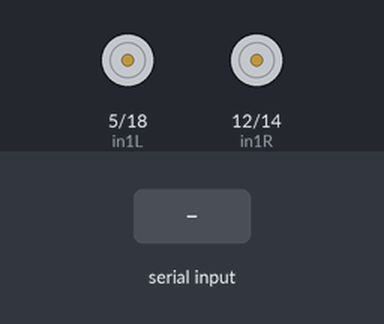
The sketch below on a simulated ESP32. Parts: motor-driver pin pairs drawn as motors (green arrow = first pin HIGH = forward, orange = second pin HIGH = backward, longer = more drive, scaled by the enable pin). Inputs (shaded band) come from the test bench. I2S audio is not simulated (input reads silence); what the sketch prints to the serial monitor is not drawn.

Above: at 1.2 s.
1.3 s: "FORWARD\n" received over Serial
At 2.2 s:
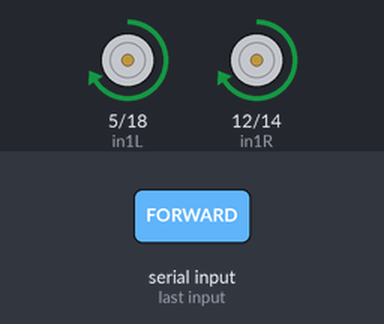
2.8 s: "BACKWARD\n" received over Serial
At 3.3 s:
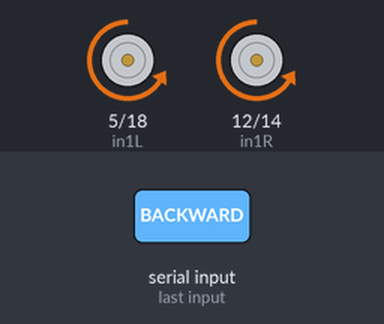
4.3 s: "LEFT\n" received over Serial
At 5.5 s:
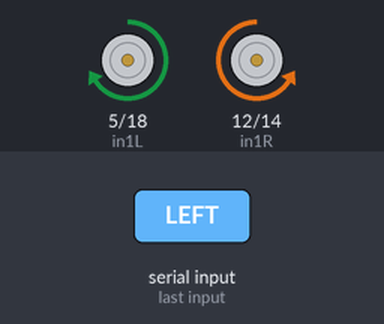
5.8 s: "RIGHT\n" received over Serial
At 6.8 s:
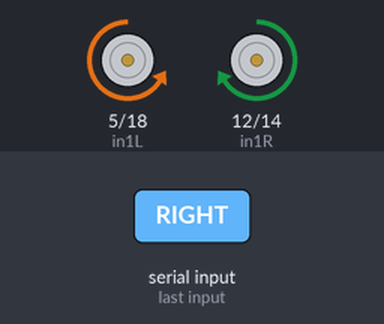
7.3 s: "F\n" received over Serial
At 8.0 s:
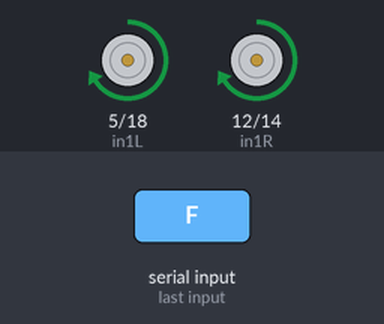
8.8 s: "B\n" received over Serial
At 9.1 s:
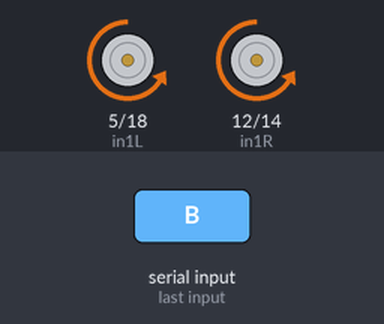
Timing chart, 0 to 11.3 s (numbered marks = the images above; inputs shaded):
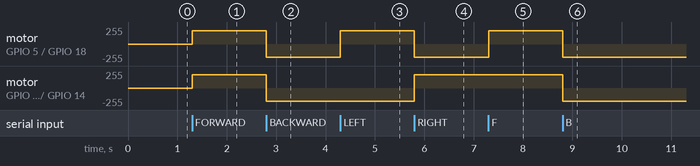

Measured:
- after the input at 1.3 s, motor on GPIO 5 (in1L) / GPIO 18 (in2L), motor on GPIO 12 (in1R) / GPIO 14 (in2R): stopped → forward 199/255 at once
- after the input at 2.8 s, motor on GPIO 5 (in1L) / GPIO 18 (in2L), motor on GPIO 12 (in1R) / GPIO 14 (in2R): forward 199/255 → backward 199/255 at once
- after the input at 4.3 s, motor on GPIO 5 (in1L) / GPIO 18 (in2L): backward 199/255 → forward 199/255 at once
- after the input at 5.8 s, motor on GPIO 5 (in1L) / GPIO 18 (in2L): forward 199/255 → backward 199/255 at once; motor on GPIO 12 (in1R) / GPIO 14 (in2R): backward 199/255 → forward 199/255 at once
- after the input at 7.3 s, motor on GPIO 5 (in1L) / GPIO 18 (in2L): backward 199/255 → forward 199/255 at once
- after the input at 8.8 s, motor on GPIO 5 (in1L) / GPIO 18 (in2L), motor on GPIO 12 (in1R) / GPIO 14 (in2R): forward 199/255 → backward 199/255 at once

The sketch:

main.ino
```cpp
#include <driver/i2s.h>

// ================= MOTOR =================
#define in1R 12
#define in2R 14
#define enR  13
#define in1L 5
#define in2L 18
#define enL  33

// ================= SPEAKER =================
#define BCLK 26
#define LRC  25
#define DOUT 27
#define I2S_PORT I2S_NUM_0

uint8_t buffer[512];

// Kecepatan motor (0-255)
#define MOTOR_SPEED 200

// ================= SETUP =================
void setup() {
  Serial.begin(115200);

  // MOTOR PIN SETUP
  pinMode(in1R, OUTPUT);
  pinMode(in2R, OUTPUT);
  pinMode(in1L, OUTPUT);
  pinMode(in2L, OUTPUT);

  // PENTING: Set enable pins HIGH untuk mengaktifkan motor driver
  pinMode(enR, OUTPUT);
  pinMode(enL, OUTPUT);
  digitalWrite(enR, HIGH);  // Aktifkan driver motor kanan
  digitalWrite(enL, HIGH);  // Aktifkan driver motor kiri

  // PWM SETUP (ESP32 Arduino Core 3.x)
  ledcAttach(enR, 20000, 8);
  ledcAttach(enL, 20000, 8);

  stopMotor();

  // I2S SPEAKER SETUP
  i2s_config_t config = {
    .mode = (i2s_mode_t)(I2S_MODE_MASTER | I2S_MODE_TX),
    .sample_rate = 16000,
    .bits_per_sample = I2S_BITS_PER_SAMPLE_16BIT,
    .channel_format = I2S_CHANNEL_FMT_ONLY_LEFT,
    .communication_format = I2S_COMM_FORMAT_STAND_I2S,
    .dma_buf_count = 4,
    .dma_buf_len = 256,
    .use_apll = false,
    .tx_desc_auto_clear = true,
    .fixed_mclk = 0
  };

  i2s_pin_config_t pin_config = {
    .bck_io_num = BCLK,
    .ws_io_num = LRC,
    .data_out_num = DOUT,
    .data_in_num = I2S_PIN_NO_CHANGE
  };

  i2s_driver_install(I2S_PORT, &config, 0, NULL);
  i2s_set_pin(I2S_PORT, &pin_config);

  Serial.println("GEMBOT READY");
  Serial.println("Commands: FORWARD, BACKWARD, LEFT, RIGHT, STOP");
}

// ================= MOTOR FUNCTIONS =================
void stopMotor() {
  digitalWrite(in1R, LOW);
  digitalWrite(in2R, LOW);
  digitalWrite(in1L, LOW);
  digitalWrite(in2L, LOW);
  ledcWrite(enR, 0);
  ledcWrite(enL, 0);
}

void forward() {
  digitalWrite(in1R, HIGH);
  digitalWrite(in2R, LOW);
  digitalWrite(in1L, HIGH);
  digitalWrite(in2L, LOW);
  ledcWrite(enR, MOTOR_SPEED);
  ledcWrite(enL, MOTOR_SPEED);
  Serial.println("→ FORWARD");
}

void backward() {
  digitalWrite(in1R, LOW);
  digitalWrite(in2R, HIGH);
  digitalWrite(in1L, LOW);
  digitalWrite(in2L, HIGH);
  ledcWrite(enR, MOTOR_SPEED);
  ledcWrite(enL, MOTOR_SPEED);
  Serial.println("→ BACKWARD");
}

void left() {
  // BELOK KIRI (sama seperti BLE)
  digitalWrite(in1R, LOW);   // Motor kanan mundur
  digitalWrite(in2R, HIGH);
  digitalWrite(in1L, HIGH);  // Motor kiri maju
  digitalWrite(in2L, LOW);
  ledcWrite(enR, MOTOR_SPEED);
  ledcWrite(enL, MOTOR_SPEED);
  Serial.println("→ LEFT");
}

void right() {
  // BELOK KANAN (sama seperti BLE)
  digitalWrite(in1R, HIGH);  // Motor kanan maju
  digitalWrite(in2R, LOW);
  digitalWrite(in1L, LOW);   // Motor kiri mundur
  digitalWrite(in2L, HIGH);
  ledcWrite(enR, MOTOR_SPEED);
  ledcWrite(enL, MOTOR_SPEED);
  Serial.println("→ RIGHT");
}

// ================= LOOP =================
void loop() {
  if (Serial.available()) {
    String cmd = Serial.readStringUntil('\n');
    cmd.trim();
    cmd.toUpperCase();  // Biar case insensitive

    // ===== COMMAND MOTOR =====
    if (cmd == "FORWARD" || cmd == "F") {
      forward();
    }
    else if (cmd == "BACKWARD" || cmd == "B") {
      backward();
    }
    else if (cmd == "LEFT" || cmd == "L") {
      left();
    }
    else if (cmd == "RIGHT" || cmd == "R") {
      right();
    }
    else if (cmd == "STOP" || cmd == "S") {
      stopMotor();
      Serial.println("→ STOP");
    }
    else if (cmd.length() > 0 && cmd != "") {
      // ===== AUDIO STREAM (binary data) =====
      // Balikin data ke buffer untuk audio
      int len = Serial.readBytes(buffer, sizeof(buffer));
      if (len > 0) {
        size_t written;
        i2s_write(I2S_PORT, buffer, len, &written, portMAX_DELAY);
      }
    }
  }

  // Tidak ada delay berlebihan - loop berjalan cepat
  delay(1);  // Small delay untuk stabil, tidak mengganggu response
}
```
